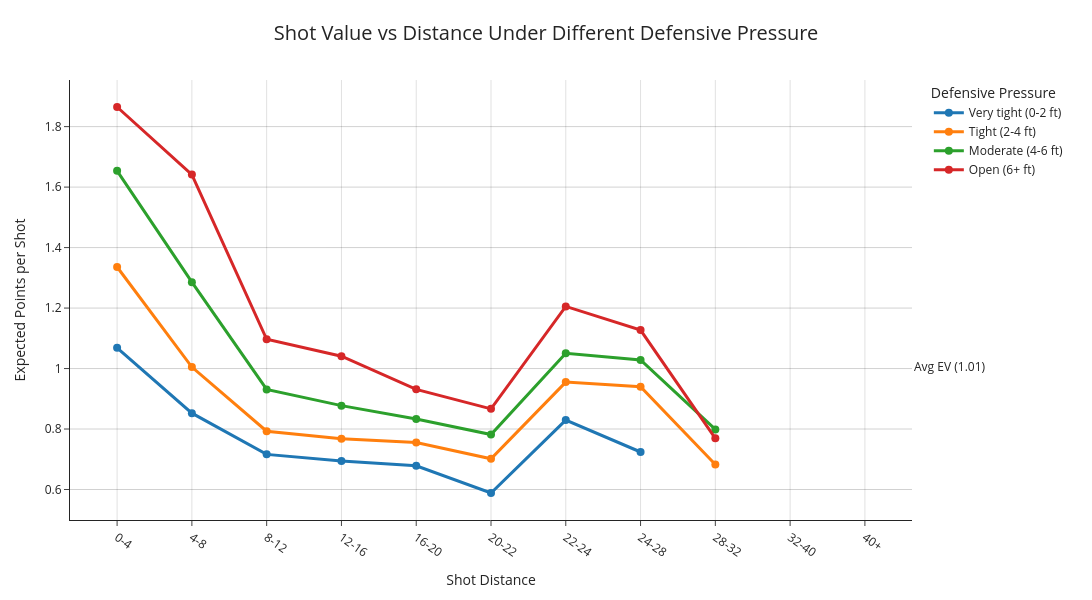

The code cell stored with this chart in its notebook:
### Markdown cell above
## Binned Expected Value by Defender Distance

### Code cell
pressure_labels = [
    "Very tight (0-2 ft)",
    "Tight (2-4 ft)",
    "Moderate (4-6 ft)",
    "Open (6+ ft)"
]

pressure_ev = (
    df.dropna(
        subset=[
            "shot_distance_bin",
            "def_pressure_bin",
            "expected_shot_value"
        ]
    )
    .groupby(
        ["shot_distance_bin","def_pressure_bin"],
        observed=False
    )
    .agg(
        expected_value=("expected_shot_value","mean"),
        actual_points_per_shot=("actual_points","mean"),
        attempts=("expected_shot_value","size"),
    )
    .reset_index()
)

min_attempts = 75
pressure_plot = pressure_ev[
    pressure_ev["attempts"] >= min_attempts
].copy()

fig = go.Figure()

colors = {
    "Very tight (0-2 ft)": "#1f77b4",
    "Tight (2-4 ft)": "#ff7f0e",
    "Moderate (4-6 ft)": "#2ca02c",
    "Open (6+ ft)": "#d62728",
}

for label in pressure_labels:

    line_data = (
        pressure_plot[
            pressure_plot["def_pressure_bin"] == label
        ]
        .set_index("shot_distance_bin")
        .reindex(distance_labels)
        .reset_index()
    )

    fig.add_trace(
        go.Scatter(
            x=line_data["shot_distance_bin"],
            y=line_data["expected_value"],
            mode="lines+markers",
            name=label,

            line=dict(
                width=3,
                color=colors[label]
            ),

            marker=dict(
                size=8,
                color=colors[label]
            ),

            customdata=np.column_stack([
                line_data["attempts"].fillna(0),
                line_data["actual_points_per_shot"]
            ]),

            hovertemplate=
                "<b>%{x}</b><br>" +
                "Pressure: " + label + "<br>" +
                "Expected Value: %{y:.3f}<br>" +
                "Actual Pts/Shot: %{customdata[1]:.3f}<br>" +
                "Attempts: %{customdata[0]:,.0f}" +
                "<extra></extra>"
        )
    )


league_avg = df["expected_shot_value"].mean()

fig.add_hline(
    y=league_avg,
    line_dash="dash",
    line_color="gray",
    annotation_text=f"Avg EV ({league_avg:.2f})",
    annotation_position="right"
)


if "22-24 (Corner 3)" in distance_labels:
    split = distance_labels.index("22-24 (Corner 3)")
    fig.add_vline(
        x=split - 0.5,
        line_dash="dot",
        line_color="black",
        annotation_text="3PT range",
        annotation_position="top"
    )


fig.update_layout(
    title=dict(
        text="Shot Value vs Distance Under Different Defensive Pressure",
        x=0.5,
        xanchor="center",
        font=dict(size=20)
    ),

    xaxis_title="Shot Distance",
    yaxis_title="Expected Points per Shot",

    template="simple_white",

    width=1100,
    height=600,

    hovermode="closest",

    legend=dict(
        title="Defensive Pressure",
        x=1.02,
        y=1,
        bgcolor="rgba(255,255,255,0)",
        borderwidth=0
    ),

    margin=dict(
        l=70,
        r=180,
        t=80,
        b=80
    )
)


fig.update_xaxes(
    tickangle=35,
    showgrid=True,
    gridcolor="rgba(0,0,0,0.12)"
)

fig.update_yaxes(
    showgrid=True,
    gridcolor="rgba(0,0,0,0.18)"
)

fig.show()

### Figure 1 — Plotly figure (JSON) as saved in the notebook; plotly's stock layout.template omitted (floating-point values rounded to 4 significant figures)
{"data": [{"customdata": [[10550.0, 1.062], [9588.0, 0.8552], [2505.0, 0.7138], [779.0, 0.7343], [596.0, 0.6779], [143.0, 0.6294], [330.0, 0.7333], [278.0, 0.7878], [0.0, NaN], [0.0, NaN], [0.0, NaN]], "hovertemplate": "<b>%{x}</b><br>Pressure: Very tight (0-2 ft)<br>Expected Value: %{y:.3f}<br>Actual Pts/Shot: %{customdata[1]:.3f}<br>Attempts: %{customdata[0]:,.0f}<extra></extra>", "line": {"color": "#1f77b4", "width": 3}, "marker": {"color": "#1f77b4", "size": 8}, "mode": "lines+markers", "name": "Very tight (0-2 ft)", "type": "scatter", "x": ["0-4", "4-8", "8-12", "12-16", "16-20", "20-22", "22-24", "24-28", "28-32", "32-40", "40+"], "y": [1.068, 0.8524, 0.7162, 0.6941, 0.6785, 0.5885, 0.8296, 0.724, NaN, NaN, NaN]}, {"customdata": [[10780.0, 1.341], [10780.0, 1.014], [5993.0, 0.7676], [3858.0, 0.7906], [4592.0, 0.7635], [1589.0, 0.6834], [2560.0, 0.9504], [3661.0, 0.9456], [122.0, 0.7623], [0.0, NaN], [0.0, NaN]], "hovertemplate": "<b>%{x}</b><br>Pressure: Tight (2-4 ft)<br>Expected Value: %{y:.3f}<br>Actual Pts/Shot: %{customdata[1]:.3f}<br>Attempts: %{customdata[0]:,.0f}<extra></extra>", "line": {"color": "#ff7f0e", "width": 3}, "marker": {"color": "#ff7f0e", "size": 8}, "mode": "lines+markers", "name": "Tight (2-4 ft)", "type": "scatter", "x": ["0-4", "4-8", "8-12", "12-16", "16-20", "20-22", "22-24", "24-28", "28-32", "32-40", "40+"], "y": [1.336, 1.005, 0.7926, 0.768, 0.7556, 0.7017, 0.9551, 0.9402, 0.6828, NaN, NaN]}, {"customdata": [[2445.0, 1.663], [1960.0, 1.267], [1889.0, 0.9285], [2956.0, 0.8606], [6383.0, 0.8369], [2914.0, 0.7831], [4942.0, 1.045], [8974.0, 1.025], [219.0, 0.7671], [0.0, NaN], [0.0, NaN]], "hovertemplate": "<b>%{x}</b><br>Pressure: Moderate (4-6 ft)<br>Expected Value: %{y:.3f}<br>Actual Pts/Shot: %{customdata[1]:.3f}<br>Attempts: %{customdata[0]:,.0f}<extra></extra>", "line": {"color": "#2ca02c", "width": 3}, "marker": {"color": "#2ca02c", "size": 8}, "mode": "lines+markers", "name": "Moderate (4-6 ft)", "type": "scatter", "x": ["0-4", "4-8", "8-12", "12-16", "16-20", "20-22", "22-24", "24-28", "28-32", "32-40", "40+"], "y": [1.654, 1.286, 0.9308, 0.8774, 0.8331, 0.7819, 1.05, 1.028, 0.7987, NaN, NaN]}, {"customdata": [[1034.0, 1.876], [487.0, 1.634], [300.0, 1.06], [892.0, 1.061], [3526.0, 0.9376], [1819.0, 0.8543], [4930.0, 1.202], [7600.0, 1.146], [148.0, 0.6486], [0.0, NaN], [0.0, NaN]], "hovertemplate": "<b>%{x}</b><br>Pressure: Open (6+ ft)<br>Expected Value: %{y:.3f}<br>Actual Pts/Shot: %{customdata[1]:.3f}<br>Attempts: %{customdata[0]:,.0f}<extra></extra>", "line": {"color": "#d62728", "width": 3}, "marker": {"color": "#d62728", "size": 8}, "mode": "lines+markers", "name": "Open (6+ ft)", "type": "scatter", "x": ["0-4", "4-8", "8-12", "12-16", "16-20", "20-22", "22-24", "24-28", "28-32", "32-40", "40+"], "y": [1.865, 1.641, 1.097, 1.041, 0.9312, 0.8668, 1.206, 1.127, 0.7691, NaN, NaN]}], "layout": {"annotations": [{"showarrow": false, "text": "Avg EV (1.01)", "x": 1, "xanchor": "left", "xref": "x domain", "y": 1.005, "yanchor": "middle", "yref": "y"}], "height": 600, "hovermode": "closest", "legend": {"bgcolor": "rgba(255,255,255,0)", "borderwidth": 0, "title": {"text": "Defensive Pressure"}, "x": 1.02, "y": 1}, "margin": {"b": 80, "l": 70, "r": 180, "t": 80}, "shapes": [{"line": {"color": "gray", "dash": "dash"}, "type": "line", "x0": 0, "x1": 1, "xref": "x domain", "y0": 1.005, "y1": 1.005, "yref": "y"}], "title": {"font": {"size": 20}, "text": "Shot Value vs Distance Under Different Defensive Pressure", "x": 0.5, "xanchor": "center"}, "width": 1100, "xaxis": {"gridcolor": "rgba(0,0,0,0.12)", "showgrid": true, "tickangle": 35, "title": {"text": "Shot Distance"}}, "yaxis": {"gridcolor": "rgba(0,0,0,0.18)", "showgrid": true, "title": {"text": "Expected Points per Shot"}}}}
